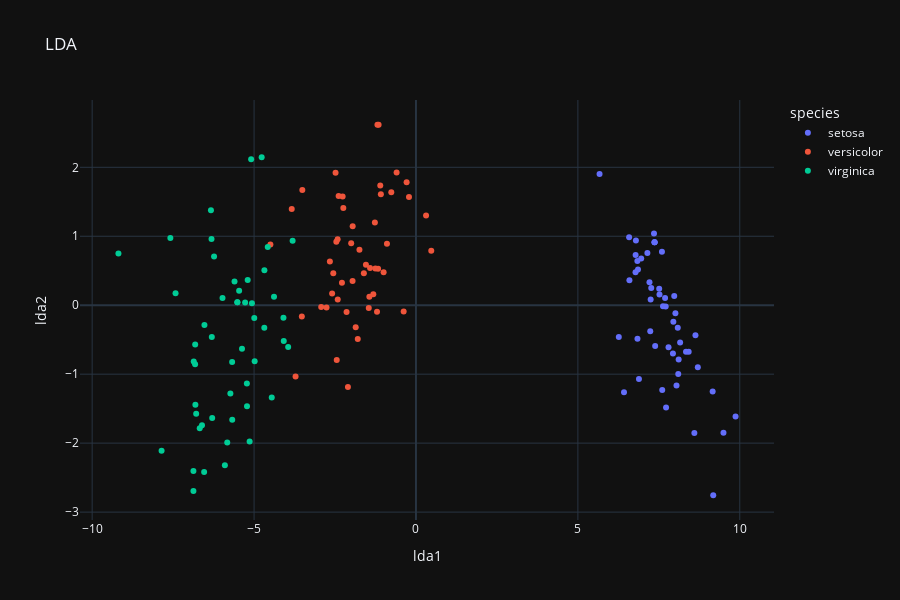

Notebook code cell kept with this figure:
### Code cell
dr2 = Pipeline(steps=[
    ("scaler", StandardScaler()),
    ("lda", LinearDiscriminantAnalysis(n_components=2))
])
X_dr2 = dr2.fit_transform(X, iris_df["species_id"])
X_dr2 = pd.DataFrame(X_dr2, columns=["lda1", "lda2"])
X_dr2 = pd.concat([X_dr2, iris_df["species"]], axis=1)
X_dr2.plot.scatter(x="lda1", y="lda2", color="species", title="LDA", template="plotly_dark", height=600)

# X_dr2.to_csv("iris_lda.csv", index=False)

### Figure 1 — Plotly figure (JSON) as saved in the notebook; plotly's stock layout.template omitted (floating-point values rounded to 4 significant figures)
{"data": [{"hovertemplate": "species=setosa<br>lda1=%{x}<br>lda2=%{y}<extra></extra>", "legendgroup": "setosa", "marker": {"color": "#636efa", "symbol": "circle"}, "mode": "markers", "name": "setosa", "orientation": "v", "showlegend": true, "type": "scatter", "x": [8.085, 7.147, 7.511, 6.838, 8.158, 7.724, 7.235, 7.63, 6.583, 7.369, 8.422, 7.247, 7.351, 7.596, 9.869, 9.18, 8.598, 7.8, 8.1, 8.045, 7.52, 7.605, 8.704, 6.264, 6.592, 6.792, 6.84, 7.948, 8.012, 6.856, 6.783, 7.387, 9.162, 9.496, 7.369, 7.976, 8.631, 7.369, 6.956, 7.712, 7.936, 5.669, 7.266, 6.424, 6.886, 6.78, 8.112, 7.211, 8.34, 7.693], "xaxis": "x", "y": [-0.3285, 0.7555, 0.2381, 0.6429, -0.5406, -1.482, -0.3772, -0.01667, 0.9874, 0.9136, -0.6762, 0.08292, 1.039, 0.7767, -1.615, -2.756, -1.854, -0.6091, -0.9961, -1.162, 0.1562, -1.228, -0.8996, -0.4602, 0.362, 0.9382, -0.4848, -0.2387, -0.1163, 0.5172, 0.7293, -0.591, -1.251, -1.85, 0.9136, 0.1352, -0.4346, 0.9136, 0.6789, -0.01996, -0.6988, 1.903, 0.2479, -1.262, -1.071, 0.4782, -0.7888, 0.3344, -0.6729, 0.1058], "yaxis": "y"}, {"hovertemplate": "species=versicolor<br>lda1=%{x}<br>lda2=%{y}<extra></extra>", "legendgroup": "versicolor", "marker": {"color": "#EF553B", "symbol": "circle"}, "mode": "markers", "name": "versicolor", "orientation": "v", "showlegend": true, "type": "scatter", "x": [-1.458, -1.798, -2.417, -2.265, -2.553, -2.42, -2.447, -0.216, -1.746, -1.958, -1.19, -1.861, -1.154, -2.659, -0.3802, -1.203, -2.763, -0.7623, -3.509, -1.084, -3.719, -0.9994, -3.837, -2.243, -1.254, -1.44, -2.459, -3.525, -2.59, 0.312, -1.102, -0.5984, -0.8961, -4.496, -2.927, -2.101, -2.144, -2.483, -1.318, -1.955, -2.389, -2.286, -1.269, -0.2889, -2.001, -1.169, -1.609, -1.418, 0.4727, -1.546], "xaxis": "x", "y": [-0.04187, -0.4888, 0.08234, 1.576, 0.4628, 0.9573, -0.7955, 1.571, 0.8053, 0.3504, 2.616, -0.3205, 2.617, 0.6341, -0.09212, -0.09561, -0.03157, 1.639, 1.672, 1.61, -1.035, 0.479, 1.395, 1.411, 0.5328, 0.1231, 0.9196, -0.1638, 0.1708, 1.3, 1.736, 1.923, 0.8919, 0.8792, -0.025, -1.187, -0.09714, 1.922, 0.1575, 1.145, 1.582, 0.3256, 1.2, 1.783, 0.897, 0.5279, 0.4627, 0.5393, 0.7892, 0.5852], "yaxis": "y"}, {"hovertemplate": "species=virginica<br>lda1=%{x}<br>lda2=%{y}<extra></extra>", "legendgroup": "virginica", "marker": {"color": "#00cc96", "symbol": "circle"}, "mode": "markers", "name": "virginica", "orientation": "v", "showlegend": true, "type": "scatter", "x": [-7.856, -5.516, -6.305, -5.604, -6.863, -7.425, -4.681, -6.314, -6.332, -6.873, -4.454, -5.461, -5.677, -5.974, -6.788, -5.829, -5.066, -6.608, -9.188, -4.766, -6.293, -5.373, -7.586, -4.384, -5.731, -5.276, -4.092, -4.083, -6.533, -4.578, -6.235, -5.218, -6.818, -3.81, -5.09, -6.821, -6.542, -4.994, -3.947, -5.222, -6.679, -5.137, -5.516, -6.812, -6.873, -5.674, -5.197, -4.982, -5.901, -4.684], "xaxis": "x", "y": [-2.112, 0.04402, -0.4621, 0.3424, -0.816, 0.1726, 0.5076, 0.9607, 1.377, -2.695, -1.337, 0.2104, -0.8244, 0.1046, -1.574, -1.989, 0.0273, -1.742, 0.7491, 2.144, -1.634, -0.6315, 0.9739, 0.1221, -1.281, 0.03848, -0.1831, -0.5177, -0.2872, 0.8446, 0.7062, -1.466, -0.5678, 0.9345, 2.118, -0.857, -2.419, -0.1849, -0.6074, -1.136, -1.785, -1.976, 0.04402, -1.444, -2.404, -1.661, 0.3655, -0.813, -2.321, -0.3251], "yaxis": "y"}], "layout": {"height": 600, "legend": {"title": {"text": "species"}, "tracegroupgap": 0}, "title": {"text": "LDA"}, "xaxis": {"anchor": "y", "domain": [0, 1], "title": {"text": "lda1"}}, "yaxis": {"anchor": "x", "domain": [0, 1], "title": {"text": "lda2"}}}}
